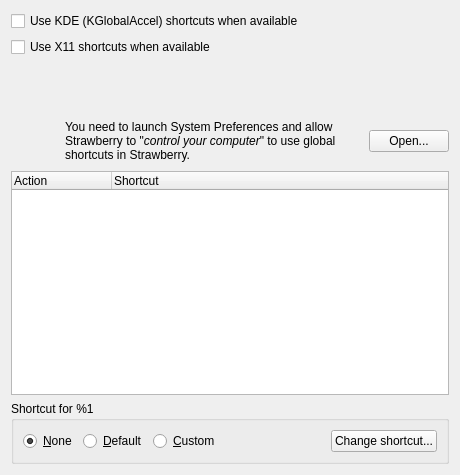
<?xml version="1.0" encoding="UTF-8"?>
<ui version="4.0">
 <class>GlobalShortcutsSettingsPage</class>
 <widget class="QWidget" name="GlobalShortcutsSettingsPage">
  <property name="geometry">
   <rect>
    <x>0</x>
    <y>0</y>
    <width>460</width>
    <height>475</height>
   </rect>
  </property>
  <property name="windowTitle">
   <string>Global Shortcuts</string>
  </property>
  <property name="windowIcon">
   <iconset resource="../../data/icons.qrc">
    <normaloff>:/icons/64x64/strawberry.png</normaloff>:/icons/64x64/strawberry.png</iconset>
  </property>
  <layout class="QVBoxLayout" name="layout_globalshortcutssettingspage">
   <item>
    <widget class="QWidget" name="widget_kde" native="true">
     <layout class="QVBoxLayout" name="verticalLayout">
      <property name="leftMargin">
       <number>0</number>
      </property>
      <property name="topMargin">
       <number>0</number>
      </property>
      <property name="rightMargin">
       <number>0</number>
      </property>
      <property name="bottomMargin">
       <number>0</number>
      </property>
      <item>
       <widget class="QCheckBox" name="checkbox_kde">
        <property name="text">
         <string>Use KDE (KGlobalAccel) shortcuts when available</string>
        </property>
       </widget>
      </item>
     </layout>
    </widget>
   </item>
   <item>
    <widget class="QWidget" name="widget_x11" native="true">
     <layout class="QHBoxLayout" name="layout_x11">
      <property name="spacing">
       <number>0</number>
      </property>
      <property name="leftMargin">
       <number>0</number>
      </property>
      <property name="topMargin">
       <number>0</number>
      </property>
      <property name="rightMargin">
       <number>0</number>
      </property>
      <property name="bottomMargin">
       <number>0</number>
      </property>
      <item>
       <widget class="QCheckBox" name="checkbox_x11">
        <property name="sizePolicy">
         <sizepolicy hsizetype="Expanding" vsizetype="Fixed">
          <horstretch>0</horstretch>
          <verstretch>0</verstretch>
         </sizepolicy>
        </property>
        <property name="text">
         <string>Use X11 shortcuts when available</string>
        </property>
       </widget>
      </item>
     </layout>
    </widget>
   </item>
   <item>
    <widget class="QWidget" name="widget_warning" native="true">
     <layout class="QHBoxLayout" name="layout_warning">
      <property name="leftMargin">
       <number>0</number>
      </property>
      <property name="topMargin">
       <number>0</number>
      </property>
      <property name="rightMargin">
       <number>0</number>
      </property>
      <property name="bottomMargin">
       <number>0</number>
      </property>
      <item>
       <widget class="QLabel" name="label_warn_icon">
        <property name="sizePolicy">
         <sizepolicy hsizetype="Expanding" vsizetype="Preferred">
          <horstretch>0</horstretch>
          <verstretch>0</verstretch>
         </sizepolicy>
        </property>
        <property name="minimumSize">
         <size>
          <width>48</width>
          <height>48</height>
         </size>
        </property>
        <property name="maximumSize">
         <size>
          <width>48</width>
          <height>48</height>
         </size>
        </property>
        <property name="baseSize">
         <size>
          <width>64</width>
          <height>64</height>
         </size>
        </property>
        <property name="text">
         <string/>
        </property>
        <property name="pixmap">
         <pixmap resource="../../data/icons.qrc">:/icons/48x48/dialog-warning.png</pixmap>
        </property>
       </widget>
      </item>
      <item>
       <widget class="QLabel" name="label_warn_text">
        <property name="sizePolicy">
         <sizepolicy hsizetype="Expanding" vsizetype="Preferred">
          <horstretch>0</horstretch>
          <verstretch>0</verstretch>
         </sizepolicy>
        </property>
        <property name="text">
         <string/>
        </property>
        <property name="wordWrap">
         <bool>true</bool>
        </property>
       </widget>
      </item>
     </layout>
    </widget>
   </item>
   <item>
    <widget class="QWidget" name="widget_macos_access" native="true">
     <layout class="QHBoxLayout" name="layout_macos">
      <property name="leftMargin">
       <number>0</number>
      </property>
      <property name="topMargin">
       <number>0</number>
      </property>
      <property name="rightMargin">
       <number>0</number>
      </property>
      <property name="bottomMargin">
       <number>0</number>
      </property>
      <item>
       <widget class="QLabel" name="label_macos_access_icon">
        <property name="sizePolicy">
         <sizepolicy hsizetype="Expanding" vsizetype="Preferred">
          <horstretch>0</horstretch>
          <verstretch>0</verstretch>
         </sizepolicy>
        </property>
        <property name="minimumSize">
         <size>
          <width>48</width>
          <height>48</height>
         </size>
        </property>
        <property name="maximumSize">
         <size>
          <width>48</width>
          <height>48</height>
         </size>
        </property>
        <property name="baseSize">
         <size>
          <width>64</width>
          <height>64</height>
         </size>
        </property>
        <property name="text">
         <string/>
        </property>
        <property name="pixmap">
         <pixmap resource="../../data/icons.qrc">:/icons/48x48/dialog-warning.png</pixmap>
        </property>
       </widget>
      </item>
      <item>
       <widget class="QLabel" name="label_macos_access">
        <property name="sizePolicy">
         <sizepolicy hsizetype="Expanding" vsizetype="Preferred">
          <horstretch>0</horstretch>
          <verstretch>0</verstretch>
         </sizepolicy>
        </property>
        <property name="text">
         <string>You need to launch System Preferences and allow Strawberry to &quot;&lt;span style=&quot;font-style:italic&quot;&gt;control your computer&lt;/span&gt;&quot; to use global shortcuts in Strawberry.</string>
        </property>
        <property name="wordWrap">
         <bool>true</bool>
        </property>
       </widget>
      </item>
      <item>
       <widget class="QPushButton" name="button_macos_preferences">
        <property name="text">
         <string>Open...</string>
        </property>
       </widget>
      </item>
     </layout>
    </widget>
   </item>
   <item>
    <widget class="QTreeWidget" name="list">
     <property name="editTriggers">
      <set>QAbstractItemView::NoEditTriggers</set>
     </property>
     <property name="alternatingRowColors">
      <bool>true</bool>
     </property>
     <property name="rootIsDecorated">
      <bool>false</bool>
     </property>
     <property name="allColumnsShowFocus">
      <bool>true</bool>
     </property>
     <column>
      <property name="text">
       <string comment="Category label">Action</string>
      </property>
     </column>
     <column>
      <property name="text">
       <string>Shortcut</string>
      </property>
     </column>
    </widget>
   </item>
   <item>
    <widget class="QGroupBox" name="shortcut_options">
     <property name="enabled">
      <bool>true</bool>
     </property>
     <property name="title">
      <string>Shortcut for %1</string>
     </property>
     <layout class="QHBoxLayout" name="layout_shortcut_options">
      <item>
       <widget class="QRadioButton" name="radio_none">
        <property name="enabled">
         <bool>true</bool>
        </property>
        <property name="text">
         <string>&amp;None</string>
        </property>
        <property name="checked">
         <bool>true</bool>
        </property>
       </widget>
      </item>
      <item>
       <widget class="QRadioButton" name="radio_default">
        <property name="text">
         <string>&amp;Default</string>
        </property>
       </widget>
      </item>
      <item>
       <widget class="QRadioButton" name="radio_custom">
        <property name="text">
         <string>&amp;Custom</string>
        </property>
       </widget>
      </item>
      <item>
       <spacer name="spacer_bottom">
        <property name="orientation">
         <enum>Qt::Horizontal</enum>
        </property>
        <property name="sizeHint" stdset="0">
         <size>
          <width>40</width>
          <height>20</height>
         </size>
        </property>
       </spacer>
      </item>
      <item>
       <widget class="QPushButton" name="button_change">
        <property name="text">
         <string>Change shortcut...</string>
        </property>
       </widget>
      </item>
     </layout>
    </widget>
   </item>
  </layout>
 </widget>
 <tabstops>
  <tabstop>checkbox_x11</tabstop>
  <tabstop>button_macos_preferences</tabstop>
  <tabstop>list</tabstop>
  <tabstop>radio_none</tabstop>
  <tabstop>radio_default</tabstop>
  <tabstop>radio_custom</tabstop>
  <tabstop>button_change</tabstop>
 </tabstops>
 <resources>
  <include location="../../data/icons.qrc"/>
  <include location="../../data/icons.qrc"/>
  <include location="../../data/icons.qrc"/>
 </resources>
 <connections/>
</ui>
